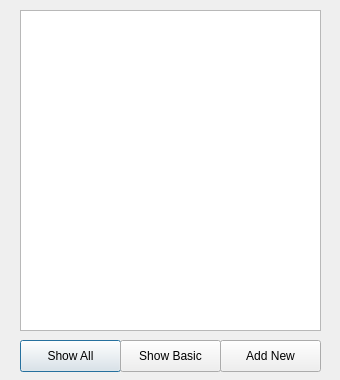
<?xml version="1.0" encoding="UTF-8"?>
<ui version="4.0">
 <class>Dialog</class>
 <widget class="QDialog" name="Dialog">
  <property name="geometry">
   <rect>
    <x>0</x>
    <y>0</y>
    <width>340</width>
    <height>380</height>
   </rect>
  </property>
  <property name="windowTitle">
   <string>Dialog</string>
  </property>
  <widget class="QTableWidget" name="shortcutTable">
   <property name="geometry">
    <rect>
     <x>20</x>
     <y>10</y>
     <width>301</width>
     <height>321</height>
    </rect>
   </property>
   <property name="horizontalScrollBarPolicy">
    <enum>Qt::ScrollBarAsNeeded</enum>
   </property>
  </widget>
  <widget class="QPushButton" name="showAllButton">
   <property name="geometry">
    <rect>
     <x>20</x>
     <y>340</y>
     <width>101</width>
     <height>32</height>
    </rect>
   </property>
   <property name="text">
    <string>Show All</string>
   </property>
  </widget>
  <widget class="QPushButton" name="showBasicButton">
   <property name="geometry">
    <rect>
     <x>120</x>
     <y>340</y>
     <width>101</width>
     <height>32</height>
    </rect>
   </property>
   <property name="text">
    <string>Show Basic</string>
   </property>
  </widget>
  <widget class="QPushButton" name="addNewButton">
   <property name="geometry">
    <rect>
     <x>220</x>
     <y>340</y>
     <width>101</width>
     <height>32</height>
    </rect>
   </property>
   <property name="text">
    <string>Add New</string>
   </property>
  </widget>
 </widget>
 <resources/>
 <connections/>
</ui>
